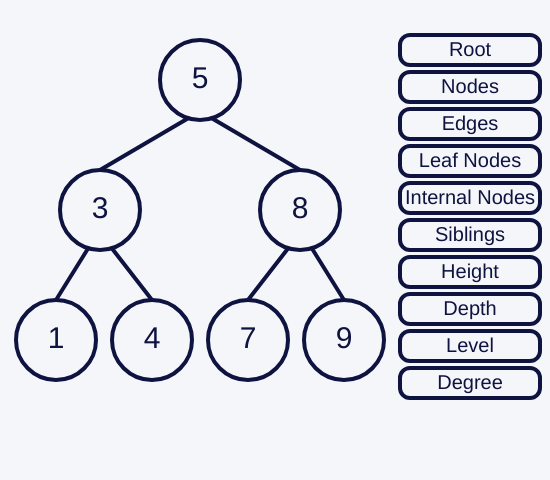
Frame 1 (no input)
Frame 60 (no input): identical to frame 1, image omitted
Frame 120 (the mouse pressed at the canvas centre since frame 60): identical to frame 1, image omitted

The p5.js sketch that drew this single still picture (run headless with seeded random() and noise() and a simulated clock; from frame 60 on, the mouse is pressed at the canvas centre):

// p5.js sketch
// ── sketch.js
let backgroundColor = "#F4F6FA";
let defaultColor = "#0F1340";
let h1Color = "#3574E3";
let h2Color = "#00A83B";
let h3Color = "#e74c3c";
let buttonColor = "#3F484C";
let buttons = [];
let tree = [];
let touch = [];
let description = "";

function setup() {
  createCanvas(550, 480);
  strokeWeight(4);

  createButtons();
  createNodes();
}

function draw() {
  background(color(backgroundColor));
  for (let i = 0; i < buttons.length; i++) {
    touch[i] = buttons[i].touchingMouse();
    buttons[i].drawButton();
  }
  // console.log(touch);

  if (allAreFalse(touch)) {
    resetTree();
    description = "";
  }

  for (let i = 0; i < tree.length; i++) {
    tree[i].show();
  }
  
  textAlign(LEFT, CENTER);
  textSize(20);
  fill(color(defaultColor));
  noStroke();
  text(description, 20, 440, width - 30);
}

// ── button.js
class Button {
  constructor(x, y, buttonTxt) {
    this.x = x;
    this.y = y;
    this.txt = buttonTxt;
    this.w = 140;
    this.h = 30;
    this.fillColor = backgroundColor;
    this.strokeColor = defaultColor;
  }

  drawButton() {
    fill(color(this.fillColor));
    stroke(color(defaultColor));
    rect(this.x, this.y, this.w, this.h, 10);

    textAlign(CENTER, CENTER);
    noStroke();
    textSize(20);
    fill(color(this.strokeColor));
    text(this.txt, this.x + this.w / 2, this.y + this.h / 2);
  }

  touchingMouse() {
    let horizontal = mouseX >= this.x && mouseX <= this.x + this.w;
    let vertical = mouseY >= this.y && mouseY <= this.y + this.h;
    let touching = vertical && horizontal;
    // console.log("touching: " + touching)
    if (touching) {
      this.fillColor = defaultColor;
      this.strokeColor = backgroundColor;
      if (this.txt === "Root") {
        description = "The root (blue) is top node in the tree. You can also think of the root as being the first node. Roots do not have a parent node.";
        drawRoot();
      } else if (this.txt === "Nodes") {
        description = "Nodes (blue) are the elements in a tree which contain data and point to another node(s).";
        drawNodes();
      } else if (this.txt === "Edges") {
        description = "Edges (blue) are the that connect one node in a tree to another. Edges are top-down; that is they point from parent to child.";
        drawEdges();
      } else if (this.txt === "Leaf Nodes") {
        description = "Leaf nodes (blue) are the last nodes in a tree. Leaf nodes do not have children.";
        drawLeafNodes();
      } else if (this.txt === "Internal Nodes") {
        description = "Internal nodes (blue) are nodes, excluding the root, that have children.";
        drawInternalNodes();
      } else if (this.txt === "Siblings") {
        description = "Sibling nodes are nodes that share the same parent. Nodes 3 & 8 (blue) are siblings, 1 & 4 (green) are siblings, and 7 & 9 (red) are siblings.";
        drawSiblings();
      } else if (this.txt === "Height") {
        description = "Height is the number of edges between a node and the leaf nodes. Node 5 (blue) has a height of 2, and node 3 (green) has a hight of 1. Leaf nodes have a height of 0.";
        drawHeight();
      } else if (this.txt === "Depth") {
        description = "The depth of a node is the number of edges between it and the root. Node 8 (blue) has a depth of 1, while node 4 (green) has a depth of 2.";
        drawDepth();
      } else if (this.txt === "Level") {
        description = "Node 5 (blue) in on level 0, nodes 3 & 8 (green) are on level 1, and nodes 1, 4, 7, & 9 are on level 2.";
        drawLevel();
      } else if (this.txt === "Degree") {
        description = "Degree represents number of children. The degree of node 5 is 2 (blue). The degree of node 3 is 2 (green). The degree of a leaf node (red) is 0.";
        drawDegree();
      }
      return true;
    } else {
      this.fillColor = backgroundColor;
      this.strokeColor = defaultColor;
      return false;
    }
  }
}
// ── functions.js
function createButtons() {
  for (let i = 0; i < 10; i++) {
    let buttonTxt;
    if (i == 0) {
      buttonTxt = "Root";
    } else if (i == 1) {
      buttonTxt = "Nodes";
    } else if (i == 2) {
      buttonTxt = "Edges";
    } else if (i == 3) {
      buttonTxt = "Leaf Nodes";
    } else if (i == 4) {
      buttonTxt = "Internal Nodes";
    } else if (i == 5) {
      buttonTxt = "Siblings";
    } else if (i == 6) {
      buttonTxt = "Height";
    } else if (i == 7) {
      buttonTxt = "Depth";
    } else if (i == 8) {
      buttonTxt = "Level";
    } else if (i == 9) {
      buttonTxt = "Degree";
    }
    buttons.push(new Button(400, 35 + 37 * i, buttonTxt, description));
  }
}

function createNodes() {
  tree.push(new Node(200, 80, "5", 100, 170, 300, 170));
  tree.push(new Node(100, 210, "3", 56, 300, 152, 300));
  tree.push(new Node(300, 210, "8", 248, 300, 344, 300));
  tree.push(new Node(56, 340, "1"));
  tree.push(new Node(152, 340, "4"));
  tree.push(new Node(248, 340, "7"));
  tree.push(new Node(344, 340, "9"));
}

function calculateLeftX(x) {
  let newX = x + 40 * cos(HALF_PI + 0.3);
  return newX;
}

function calculateLeftY(y) {
  let newY = y + 40 * sin(HALF_PI + 0.3);
  return newY;
}

function calculateRightX(x) {
  let newX = x + 40 * cos(HALF_PI - 0.3);
  return newX;
}

function calculateRightY(y) {
  let newY = y + 40 * sin(HALF_PI - 0.3);
  return newY;
}

function allAreFalse(arr) {
  return arr.every(element => element === false);
}

function resetTree() {
  defaultNodeColors([0, 1, 2, 3, 4, 5, 6]);
  defaultEdgeColors([0, 1, 2, 3, 4, 5, 6]);
}

function defaultNodeColors(t) {
  for (let i = 0; i < t.length; i++) {
    tree[t[i]].color = defaultColor;
  }
}

function defaultEdgeColors(t) {
  for (let i = 0; i < t.length; i++) {
    tree[t[i]].left.color = defaultColor;
    tree[t[i]].right.color = defaultColor;
  }
}

function drawRoot() {
  tree[0].color = h1Color;
}

function drawNodes() {
  for (let i = 0; i < tree.length; i++) {
    tree[i].color = h1Color;
  }
}

function drawEdges() {
  tree[0].left.color = h1Color;
  tree[0].right.color = h1Color;
  tree[1].left.color = h1Color;
  tree[1].right.color = h1Color;
  tree[2].left.color = h1Color;
  tree[2].right.color = h1Color;
}

function drawLeafNodes() {
  tree[3].color = h1Color;
  tree[4].color = h1Color;
  tree[5].color = h1Color;
  tree[6].color = h1Color;
}

function drawInternalNodes() {
  tree[1].color = h1Color;
  tree[2].color = h1Color;
}

function drawSiblings() {
  tree[1].color = h1Color;
  tree[2].color = h1Color;
  tree[3].color = h2Color;
  tree[4].color = h2Color;
  tree[5].color = h3Color;
  tree[6].color = h3Color;
}

function drawHeight() {
  tree[0].color = h1Color;
  tree[0].right.color = h1Color;
  tree[2].right.color = h1Color;
  tree[1].color = h2Color;
  tree[1].left.color = h2Color;
}

function drawDepth() {
  tree[0].right.color = h1Color;
  tree[2].color = h1Color;
  
  tree[4].color = h2Color;
  tree[3].right.color = h2Color;
  tree[0].left.color = h2Color;
  tree[1].right.color = h2Color;
}

function drawLevel() {
  tree[0].color = h1Color;
  tree[1].color = h2Color;
  tree[2].color = h2Color;
  tree[3].color = h3Color;
  tree[4].color = h3Color;
  tree[5].color = h3Color;
  tree[6].color = h3Color;
}

function drawDegree() {
  // tree[0].color = h1Color;
  tree[1].color = h1Color;
  tree[2].color = h1Color;
  tree[3].color = h2Color;
  tree[4].color = h2Color;
  tree[6].color = h3Color;
}
// ── tree.js
class Node {
  constructor(x, y, num, x2 = null, y2 = null, x3 = null, y3 = null) {
    this.x = x;
    this.y = y;
    this.num = num;
    this.color = defaultColor;
    this.left = new Edge(calculateLeftX(this.x), calculateLeftY(this.y), x2, y2);
    this.right = new Edge(calculateRightX(this.x), calculateRightY(this.y), x3, y3);
  }
  
  show() {
    this.left.show();
    this.right.show();
    noFill();
    stroke(color(this.color));
    circle(this.x, this.y, 80);
    noStroke();
    fill(color(this.color));
    textSize(30);
    textAlign(CENTER, CENTER);
    text(this.num, this.x, this.y);
  }
}

class Edge {
  constructor(x1, y1, x2, y2) {
    this.x1 = x1;
    this.y1 = y1;
    this.x2 = x2;
    this.y2 = y2;
    this.color = defaultColor;
  }
  
  show() {
    if (this.x2) {
      stroke(color(this.color));
      line(this.x1, this.y1, this.x2, this.y2);
    }
    
  }
}
